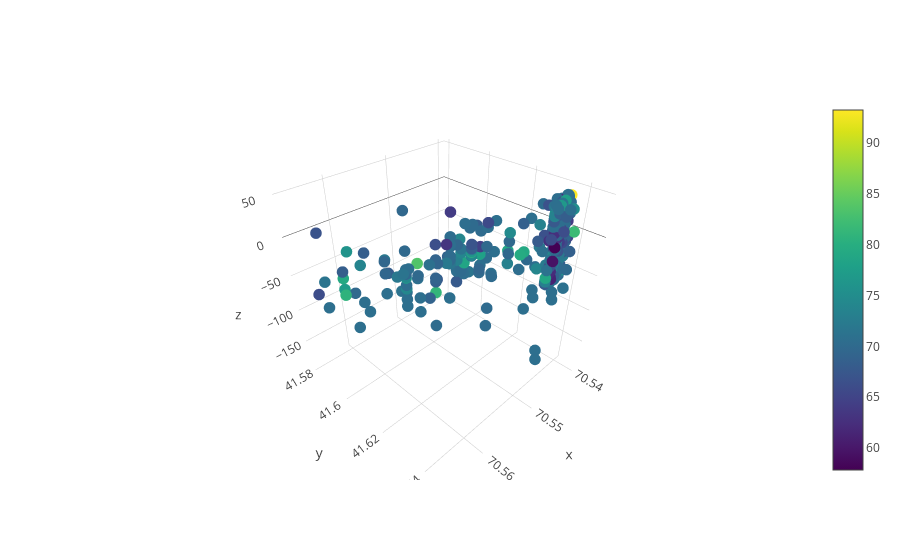

The notebook cell saved with this chart:
### Code cell
plotly.offline.iplot(data, filename = 'model1pred')

### Figure 1 — Plotly figure (JSON) as saved in the notebook; plotly's stock layout.template omitted (floating-point values rounded to 4 significant figures; data arrays with more than 128 entries replaced by an {"elided": "..."} marker saying what was removed)
{"data": [{"marker": {"color": {"elided": "352 float values"}, "colorscale": "Viridis", "showscale": true, "size": 4}, "mode": "markers", "type": "scatter3d", "x": {"elided": "352 float values"}, "y": {"elided": "352 float values"}, "z": {"elided": "352 float values"}}], "layout": {}}
